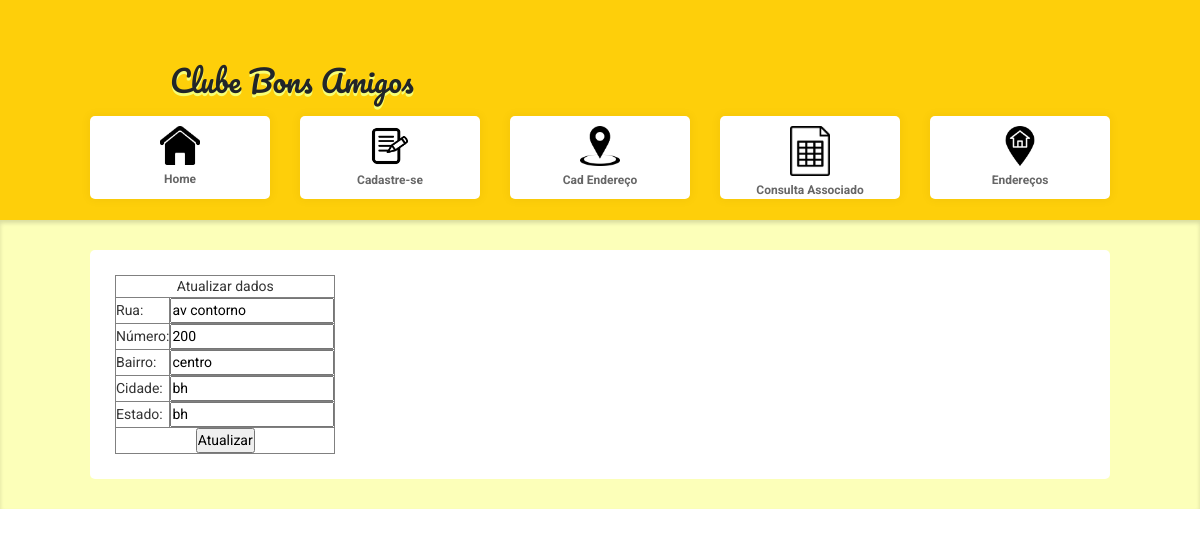
Screenshot of /trabalho/cadat.php?id=39 with the database file from the repository.
### tables this page shows
CREATE TABLE `endereco` (
  `id_endereco` int(11) NOT NULL,
  `id_dados` int(11) NOT NULL,
  `rua` varchar(50) NOT NULL,
  `numero` int(15) NOT NULL,
  `bairro` text NOT NULL,
  `cidade` text NOT NULL,
  `estado` text NOT NULL
);

### trabalho/cadat.php (the view, shortened to what this page needs)
<!DOCTYPE html>
<html>
<head>
	<link rel="stylesheet" href="assets/css/style.css?<?= filectime('assets/css/style.css'); ?>">
	<link rel="stylesheet" href="https://stackpath.bootstrapcdn.com/bootstrap/4.5.0/css/bootstrap.min.css">
</head>
<body>
	<div id="all">
		<header>
			<div id="center">
				<div class="logo">
					<span>Clube Bons Amigos</span>
				</div>
				<ul>
					<a href="index.html">
						<li style="margin-left: 0;">
							<img src="assets/img/icon-home.png" alt="">
							<span>Home</span>
						</li>
					</a>
                    <a href="form.html">
						<li>
							<img src="assets/img/icon-1.png" alt="">
							<span>Cadastre-se</span>
						</li>
					</a>
					<a href="cadendereço.php">
						<li>
							<img src="assets/img/icon-endereço.png" alt="">
							<span>Cad Endereço</span>
						</li>
					</a>
					<a href="consulta.php" >
						<li>
							<img src="assets/img/icon-2.png" alt="">
							<span>Consulta Associado</span>
						</li>
					</a>
					<a href="endereco.php" >
						<li>
							<img src="assets/img/icon-3.png" alt="">
							<span>Endereços</span>
						</li>
					</a>
				</ul>
			</div>
		</header>
		<div class="bg">
			<div id="center">
				<div class="content">
                <?php
	require("conexao.php");
	@$id= $_GET['id'];
	$sql = "SELECT * FROM endereco Where id_dados = ".$id;
	$query = mysqli_query($conexao, $sql);
	$consulta = mysqli_fetch_array($query);
	echo '<form name="form1" action="cadatualiza.php" method="POST">
			<input type="hidden" name="id_dados" value="'.$consulta["id_endereco"].'">
		<table border="1">
		<tr align="center">
			<td colspan="2">Atualizar dados</td>
		</tr>
		<td>Rua: </td>
		<td><input type="text" name="rua" value="'.$consulta["rua"].'"></td>
	</tr>
	<tr>
	<td>Número: </td>
	<td><input type="text" name="numero" value="'.$consulta["numero"].'"></td>
</tr>
<tr>
<td>Bairro: </td>
<td><input type="text" name="bairro" value="'.$consulta["bairro"].'"></td>
</tr>
<tr>
<td>Cidade: </td>
<td><input type="text" name="cidade" value="'.$consulta["cidade"].'"></td>
</tr>
<tr>
<td>Estado: </td>
<td><input type="text" name="estado" value="'.$consulta["estado"].'"></td>
</tr>
		<tr align="center">
			<td colspan="2"><input type="submit" value=Atualizar Dados"></td>
		</tr>
		</table>
	</form>';
?>
	</div>
</body>
</html>

### trabalho/assets/css/style.css (style rules this page uses)
* { margin: 0; padding: 0; }
a { text-decoration: none;color: inherit; }
div, ul, li, p { list-style: none; box-sizing: border-box; }
body { background: #E9EBEE; font-family: 'Roboto' !important; }
#center { width: 1020px; float: none; margin: 0 auto; position: relative; }
.logo { float: left; -webkit-touch-callout: none; -webkit-user-select: none; -khtml-user-select: none; -moz-user-select: none; -ms-user-select: none; user-select: none; }
.logo span { font-size: 30px; margin-top: 58px; float: left; font-family: 'Pacifico', cursive; text-shadow: 0 3px 0 #F6FE74; }
#all { width: 100%; height: 100%; position: absolute; }
#all header { width: 100%; height: 220px; float: left; background: rgba(254, 207, 10, 1); }
#all ul { width: 100%; float: left; margin-bottom: 40px; margin-top: 13px; }
#all ul li { width: calc((100% - 120px) / 5); height: 83px; background: #FFF; float: left; margin-left: 30px; border-radius: 5px; box-shadow: 0 0 8px 3px rgba(0,0,0,0.03); transition: .2s; cursor: pointer; }
#all ul li img { width: 40px; margin-left: calc(50% - 20px); margin-top: 10px; float: left; }
#all ul li span { width: 100%; float: left; text-align: center; font-size: 12px; color: #666666; font-weight: 700; line-height: 28px; }
#all .bg { width: 100%; min-height: 200px; background: #FCFFB9; float: left; box-shadow: inset 0 3px 4px rgba(0,0,0,0.14); padding: 30px; }
#all .bg .content { width: 100%; height: 100%; background: #FFF; float: left; border-radius: 5px; padding: 25px; font-size: 14px; color: #333333; text-align: justify; }

### rows the page displays
endereco: rua "av contorno", numero "200", bairro "centro", cidade "bh", estado "bh"
